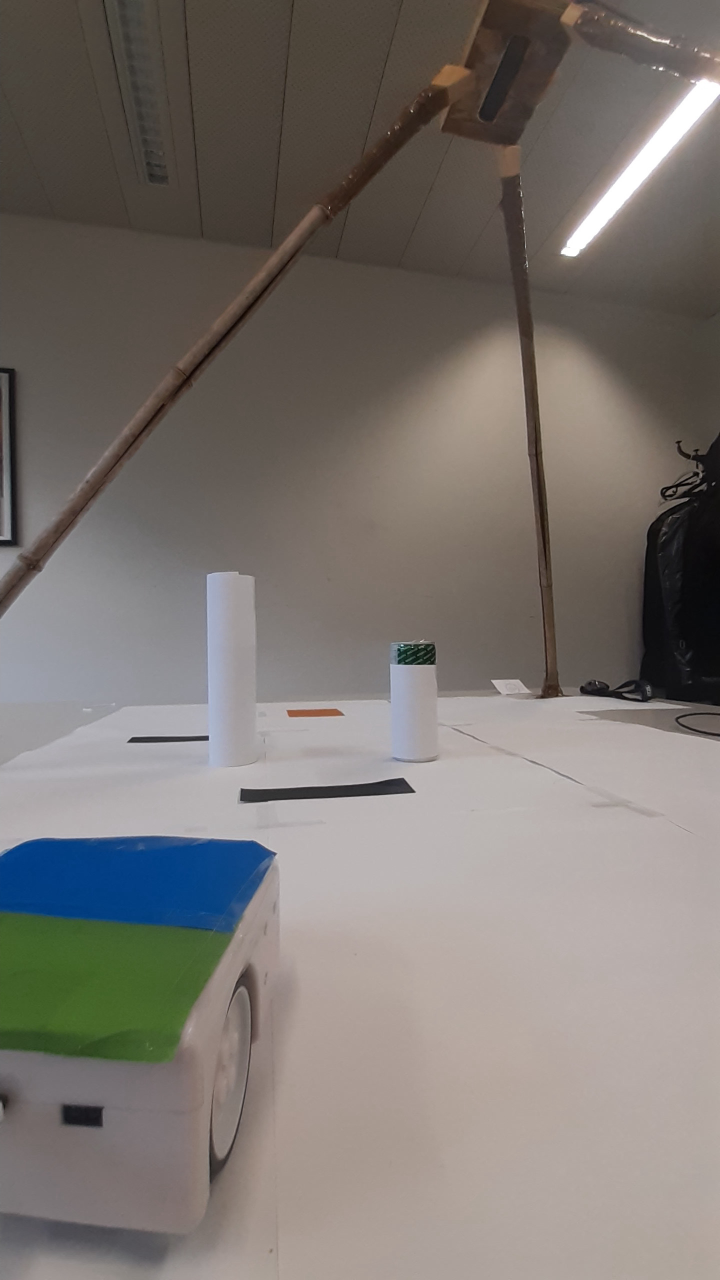
#> input picture images/20231206_153117.jpg, 1440 x 2560 px (shown at 1/2 size)
$ python -i vision.py   (imports and definitions only)
#> lines starting #> are read from the running program, lines starting #| are printed output that depends on the picture; after the words box and inside, x2 and y2 are one past the last pixel; in counts of white or black regions, pixels touching at a corner belong together; long printed decimals are rounded
#> further down, picture is the input picture: shape (2560, 1440, 3); mean B, G, R 112.2, 116.9, 123
'''
File : vision.py
Author : Benoît Gallois
Date : 6 déc 2023
Detect the map: obstacles, goal, robot positions.
'''

#==================================================================
import cv2
import time
import numpy as np
#==================================================================

# Color thresholds
LOWER_RED = np.array([0, 100, 50])
UPPER_RED = np.array([15, 255, 255])

LOWER_BLUE = np.array([100, 100, 100])
UPPER_BLUE = np.array([140, 255, 255])

LOWER_GREEN = np.array([40, 40, 40])
UPPER_GREEN = np.array([80, 255, 255])

LOWER_BLACK = np.array([0, 0, 0])
UPPER_BLACK = np.array([179, 255, 30])

# Maximum size of contours considered as noise
NOISY_CONTOUR_LENGHT = 2000

# Margin sizes
MARGIN_RED_BLUE_GREEN = 0
MARGIN_OBSTACLE = 180

#==================================================================

def detect_area(image, lower_color, upper_color, margin):
    '''
    @brief   Detects areas corresponding to a color and returns the coordinates of the vertices and add a margin.

    @param   image        -> Image array (numpy array) captured from the camera
             lower_color -> LOWER_RED, LOWER_BLACK, LOWER_BLUE, LOWER_GREEN
             upper_color -> UPPER_RED, UPPER_BLACK, UPPER_BLUE, UPPER_GREEN
             margin       -> MARGIN_OBSTACLE, MARGIN_RED_BLUE_GREEN

    @return  coords       -> list of the coordinates of the vertices for each area
    '''
#> called with lower_color = array of shape (3,), upper_color = array of shape (3,), margin = 180

    height, width, _ = image.shape
#> height = 2560; width = 1440

    # Convert image in HSV
    hsv = cv2.cvtColor(image, cv2.COLOR_BGR2HSV)
#> hsv: shape (2560, 1440, 3); mean H, S, V 34, 42, 127.1

    # Create a mask that detect only the selected color
    mask = cv2.inRange(hsv, lower_color, upper_color)
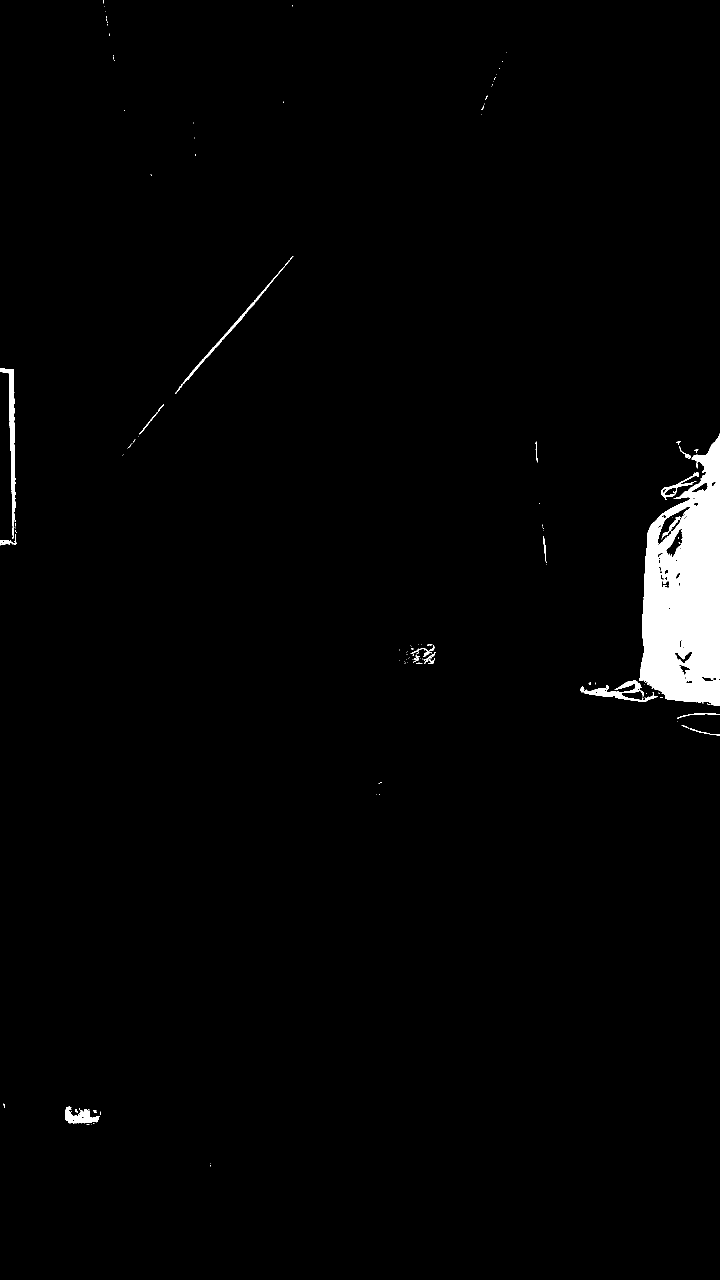
#> mask: shape (2560, 1440) (shown at 1/2 size); 1.9% white; 134 white regions (108 under 20 px)

    # Remove noise
    blurred_mask = cv2.GaussianBlur(mask, (5, 5), 0)

    contours, _ = cv2.findContours(blurred_mask, cv2.RETR_EXTERNAL, cv2.CHAIN_APPROX_SIMPLE)
#> contours = 47 contours, 6 with area under 20; largest, box (x1, y1, x2, y2) and area: (1159, 865, 1440, 1414) 71084, (0, 734, 35, 1093) 4444, (348, 510, 589, 789) 3048, (128, 2211, 204, 2252) 1966, (819, 1287, 873, 1330) 1698

    coords = []

    for contour in contours:
        if cv2.contourArea(contour) > NOISY_CONTOUR_LENGHT:    # If the detected area is too small with consider it as noise
            x, y, w, h = cv2.boundingRect(contour)
            x_with_margin = max(0, x - margin)
            y_with_margin = max(0, y - margin)
            w_with_margin = min(width - x_with_margin, w + 2 * margin)
            h_with_margin = min(height - y_with_margin, h + 2 * margin)

            coords.append([(x_with_margin, height - y_with_margin),
                           (x_with_margin + w_with_margin, height - y_with_margin),
                           (x_with_margin + w_with_margin, height - y_with_margin - h_with_margin),
                           (x_with_margin, height - y_with_margin - h_with_margin)])
#> this loop made 47 passes
#> (x, y, w, h, x_with_margin, y_with_margin, w_with_margin, h_with_margin) on passes 24, 26, 27: (1159, 865, 281, 549, 979, 685, 461, 909), (0, 734, 35, 359, 0, 554, 395, 719), (348, 510, 241, 279, 168, 330, 601, 639)
#> contour on passes 1, 5, 6, 12, 17, 20: [[419, 2325], [419, 2334], [423, 2334], [423, 2325]], [[756, 1586], [756, 1590], [761, 1590], [761, 1586]], [[750, 1586], [750, 1590], [754, 1590], [754, 1586]], [[797, 1318], [797, 1322], [801, 1322], [801, 1318]], [[835, 1287], [835, 1291], [844, 1291], [844, 1287]], [[1077, 1004], [1077, 1009], [1081, 1009], [1081, 1004]]
#> after the loop, coords = [[(979, 1875), (1440, 1875), (1440, 966), (979, 966)], [(0, 2006), (395, 2006), (395, 1287), (0, 1287)], [(168, 2230), (769, 2230), (769, 1591), (168, 1591)]]

    return coords


# [18 lines left out: function calculate_robot_direction, not called in this run]


def calculate_area_centroid(area_coordinates):
    '''
    @brief   Calculates the centroid coordinates of an area.

    @param   area_coordinates -> List of coordinates area

    @return  centroid         -> List that represents the centroid coordinates
    '''

    centroid = np.mean(np.array(area_coordinates).reshape(-1, 2), axis=0)

    return centroid


def vision_obstacles_and_goal(frame):
    '''
    @brief   Open the camera and compute the obstacles and the goal coordinates.

    @param   frame           -> Image capture from the webcam

    @return  obstacles       -> List that represents the vertices of the obstacles coordinates
             goal_centroid   -> List of coordinates of the goal centroid
    '''

    obstacles = detect_area(frame, LOWER_BLACK, UPPER_BLACK, MARGIN_OBSTACLE)
#> obstacles has the same summary as coords in detect_area
    goal_area = detect_area(frame, LOWER_RED, UPPER_RED, MARGIN_RED_BLUE_GREEN)
#> call 2 of detect_area, with lower_color = array of shape (3,), upper_color = array of shape (3,), margin = 0
#> in detect_area (call 2), `mask = cv2.inRange(hsv, lower_color, upper_color)`:
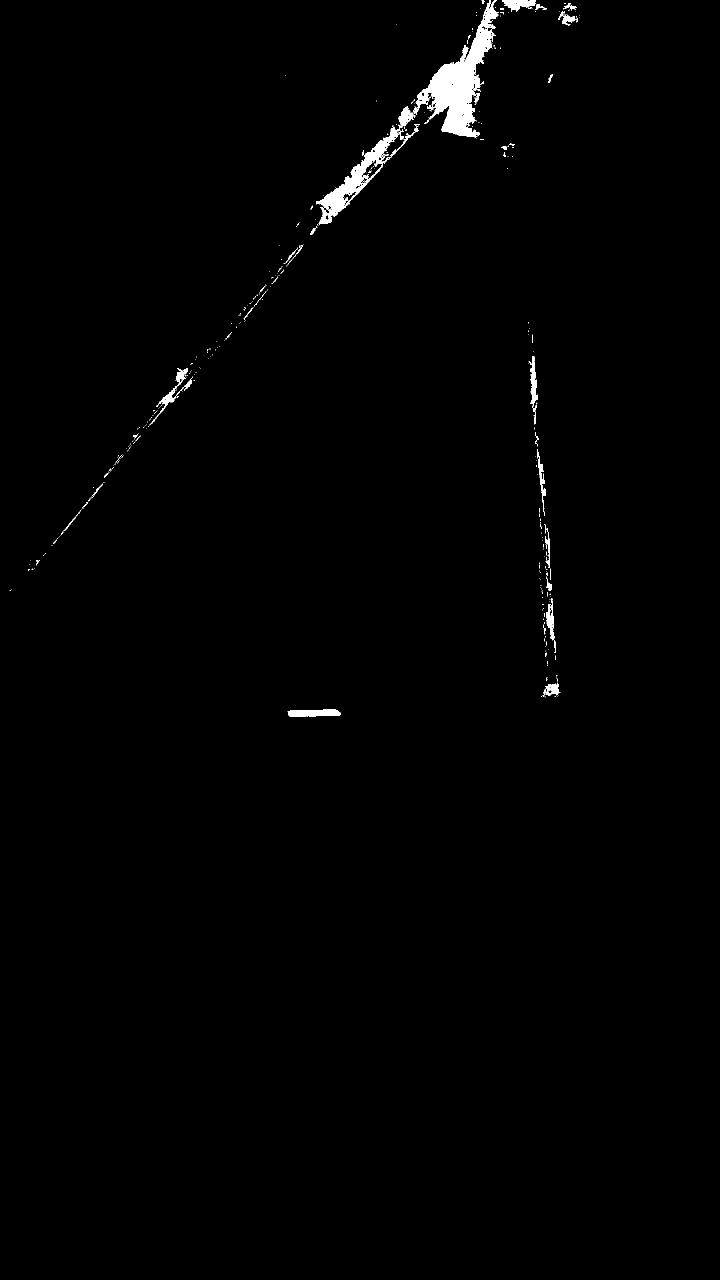
#> mask: shape (2560, 1440) (shown at 1/2 size); 0.86% white; 371 white regions (322 under 20 px)
#> in detect_area (call 2), `contours, _ = cv2.findContours(blurred_mask, cv2.RETR_EXTERNAL, cv2.CH..`: contours = 79 contours, 17 with area under 20; largest, box (x1, y1, x2, y2) and area: (618, 0, 1010, 471) 31269, (1084, 1046, 1113, 1308) 3226, (284, 734, 395, 859) 3062, (573, 1416, 684, 1436) 1703, (1054, 710, 1078, 851) 1642
#> the loop in detect_area (call 2), `for contour in contours:` made 79 passes
#> (x, y, w, h, x_with_margin, y_with_margin, w_with_margin, h_with_margin) on passes 23, 33, 78: (1084, 1046, 29, 262, 1084, 1046, 29, 262), (284, 734, 111, 125, 284, 734, 111, 125), (618, 0, 392, 471, 618, 0, 392, 471)
#> contour on passes 4, 7, 9, 10, 15, 18: [[1092, 1320], [1092, 1333], [1096, 1333], [1096, 1320]], [[1094, 1296], [1094, 1300], [1098, 1300], [1098, 1296]], [[1082, 1206], [1082, 1211], [1088, 1211], [1088, 1206]], [[1083, 1192], [1083, 1197], [1087, 1197], [1087, 1192]], [[56, 1126], [56, 1130], [60, 1130], [60, 1126]], [[59, 1118], [59, 1122], [63, 1122], [63, 1118]]
#> after the loop in detect_area (call 2), `for contour in contours:`: coords = [[(1084, 1514), (1113, 1514), (1113, 1252), (1084, 1252)], [(284, 1826), (395, 1826), (395, 1701), (284, 1701)], [(618, 2560), (1010, 2560), (1010, 2089), (618, 2089)]]
#> goal_area has the same summary as coords in detect_area

    goal_centroid = calculate_area_centroid(goal_area)
#> in calculate_area_centroid, `centroid = np.mean(np.array(area_coordinates).reshape(-1, 2), axis=0)`: centroid = [750.7, 1823.7]
#> goal_centroid = [750.7, 1823.7]

    print(f"Coordonnées obstacles noirs :", obstacles)
#| Coordonnées obstacles noirs : [[(979, 1875), (1440, 1875), (1440, 966), (979, 966)], [(0, 2006), (395, 2006), (395, 1287), (0, 1287)], [(168, 2230), (769, 2230), (769, 1591), (168, 1591)]]
    print("Centroid de la goal area :", goal_centroid)
#| Centroid de la goal area : [ 750.667 1823.667]

    return obstacles, goal_centroid


# [41 lines left out: functions vision_robot, converter, not called in this run]

>>> import cv2
>>> picture = cv2.imread('images/20231206_153117.jpg')
>>> result = vision_obstacles_and_goal(picture)

$ run again, on images/20231206_153207.jpg
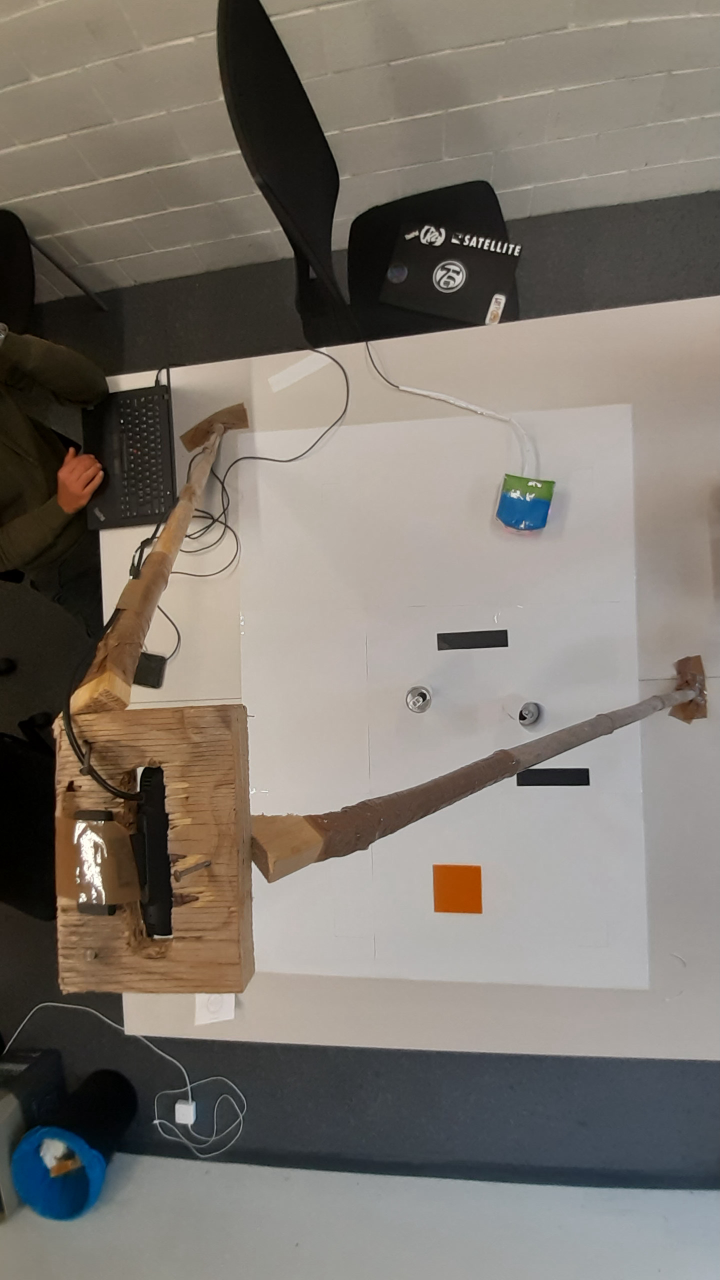
#> input picture images/20231206_153207.jpg, 1440 x 2560 px (shown at 1/2 size)
#> picture is the input picture: shape (2560, 1440, 3); mean B, G, R 110.5, 118.4, 125
#> hsv: shape (2560, 1440, 3); mean H, S, V 31.7, 49.4, 127.3
#> in detect_area, `mask = cv2.inRange(hsv, lower_color, upper_color)`:
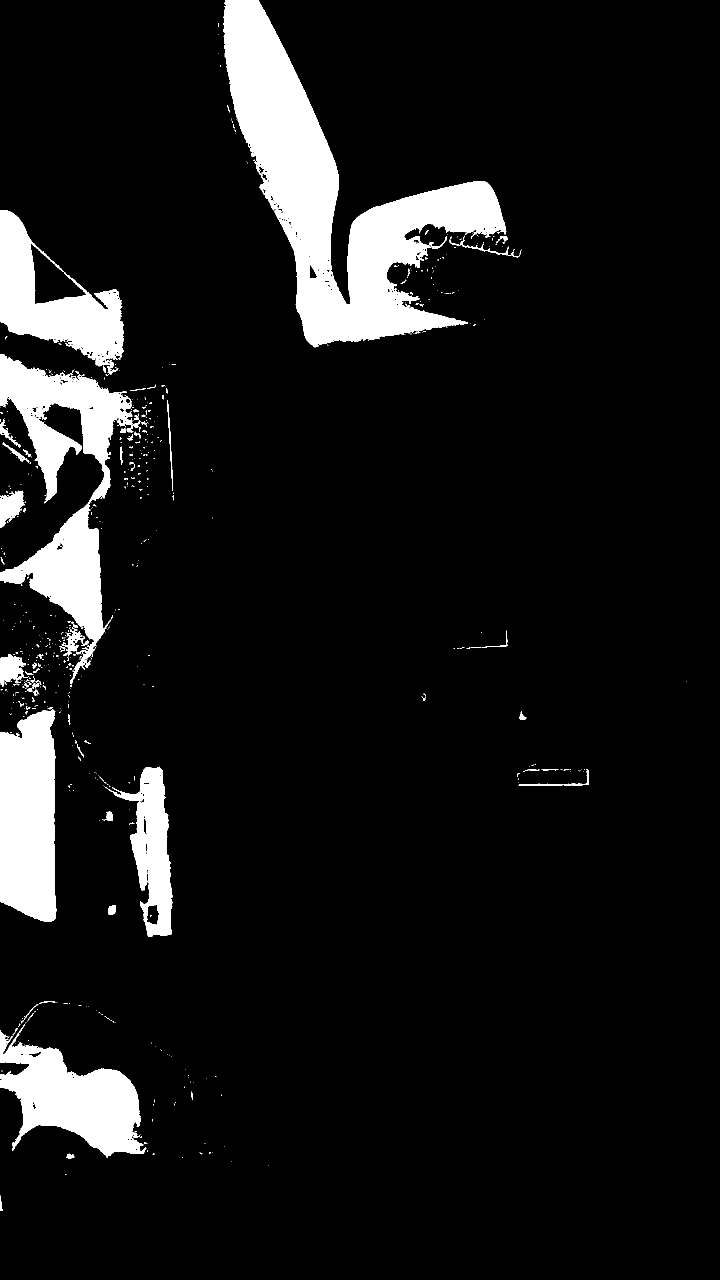
#> mask: shape (2560, 1440) (shown at 1/2 size); 9% white; 625 white regions (548 under 20 px)
#> contours = 199 contours, 47 with area under 20; largest, box (x1, y1, x2, y2) and area: (444, 0, 1045, 697) 142154, (0, 706, 306, 1379) 75369, (0, 1400, 115, 1846) 43888, (0, 418, 250, 761) 43142, (0, 2000, 298, 2317) 42747
#> the loop in detect_area, `for contour in contours:` made 199 passes
#> (x, y, w, h, x_with_margin, y_with_margin, w_with_margin, h_with_margin) on passes 34, 47, 60, 84, 122, 174, 191, 199: (0, 2000, 298, 317, 0, 1820, 658, 677), (187, 1531, 160, 345, 7, 1351, 520, 705), (0, 1400, 115, 446, 0, 1220, 475, 806), (0, 1301, 96, 105, 0, 1121, 456, 465), (0, 979, 53, 79, 0, 799, 413, 439), (0, 706, 306, 673, 0, 526, 666, 1033), (0, 418, 250, 343, 0, 238, 610, 703), (444, 0, 601, 697, 264, 0, 961, 1057)
#> after the loop in detect_area, `for contour in contours:`: coords = 8 items
#> in detect_area (call 2), `mask = cv2.inRange(hsv, lower_color, upper_color)`:
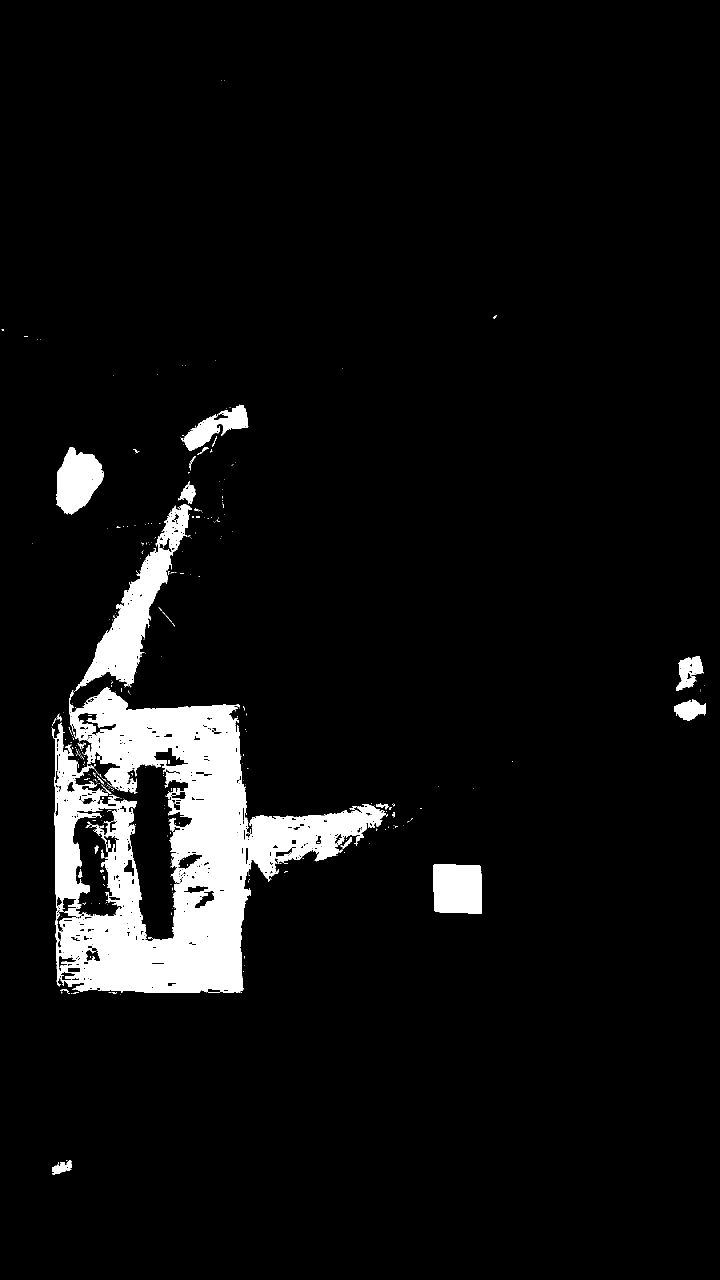
#> mask: shape (2560, 1440) (shown at 1/2 size); 6.1% white; 397 white regions (356 under 20 px)
#> contours = 74 contours, 27 with area under 20; largest, box (x1, y1, x2, y2) and area: (101, 960, 791, 1992) 269745, (864, 1726, 966, 1830) 9916, (110, 892, 210, 1031) 9411, (359, 807, 499, 949) 6706, (1350, 1310, 1409, 1383) 2744
#> the loop in detect_area (call 2), `for contour in contours:` made 74 passes
#> (x, y, w, h, x_with_margin, y_with_margin, w_with_margin, h_with_margin) on passes 4, 19, 24, 56, 60, 62: (864, 1726, 102, 104, 864, 1726, 102, 104), (1346, 1397, 68, 47, 1346, 1397, 68, 47), (1350, 1310, 59, 73, 1350, 1310, 59, 73), (101, 960, 690, 1032, 101, 960, 690, 1032), (110, 892, 100, 139, 110, 892, 100, 139), (359, 807, 140, 142, 359, 807, 140, 142)
#> after the loop in detect_area (call 2), `for contour in contours:`: coords = 6 items
#> centroid = [784.9, 1249.9]
#> (printed output is left out)
#| Centroid de la goal area : [ 784.917 1249.917]
